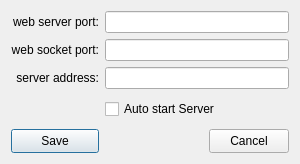
<?xml version="1.0" encoding="UTF-8"?>
<ui version="4.0">
 <class>Dlg_SettingsClass</class>
 <widget class="QDialog" name="Dlg_SettingsClass">
  <property name="geometry">
   <rect>
    <x>0</x>
    <y>0</y>
    <width>300</width>
    <height>164</height>
   </rect>
  </property>
  <property name="minimumSize">
   <size>
    <width>300</width>
    <height>164</height>
   </size>
  </property>
  <property name="maximumSize">
   <size>
    <width>302</width>
    <height>164</height>
   </size>
  </property>
  <property name="windowTitle">
   <string>Server settings</string>
  </property>
  <property name="styleSheet">
   <string notr="true"/>
  </property>
  <layout class="QGridLayout" name="gridLayout">
   <item row="4" column="2" colspan="3">
    <widget class="QCheckBox" name="cbAutostart">
     <property name="text">
      <string>Auto start Server</string>
     </property>
    </widget>
   </item>
   <item row="1" column="2" colspan="3">
    <widget class="QLineEdit" name="portTcp"/>
   </item>
   <item row="2" column="2" colspan="3">
    <widget class="QLineEdit" name="serverAddress">
     <property name="enabled">
      <bool>true</bool>
     </property>
     <property name="styleSheet">
      <string notr="true">color: rgb(0, 0, 0);</string>
     </property>
     <property name="text">
      <string/>
     </property>
     <property name="readOnly">
      <bool>true</bool>
     </property>
    </widget>
   </item>
   <item row="0" column="0">
    <widget class="QLabel" name="label">
     <property name="text">
      <string>web server port:</string>
     </property>
     <property name="textFormat">
      <enum>Qt::PlainText</enum>
     </property>
     <property name="alignment">
      <set>Qt::AlignRight|Qt::AlignTrailing|Qt::AlignVCenter</set>
     </property>
    </widget>
   </item>
   <item row="3" column="0">
    <spacer name="verticalSpacer">
     <property name="orientation">
      <enum>Qt::Vertical</enum>
     </property>
     <property name="sizeHint" stdset="0">
      <size>
       <width>20</width>
       <height>40</height>
      </size>
     </property>
    </spacer>
   </item>
   <item row="2" column="0">
    <widget class="QLabel" name="label_2">
     <property name="text">
      <string>server address:</string>
     </property>
     <property name="alignment">
      <set>Qt::AlignRight|Qt::AlignTrailing|Qt::AlignVCenter</set>
     </property>
    </widget>
   </item>
   <item row="1" column="0">
    <widget class="QLabel" name="label_5">
     <property name="text">
      <string>web socket port:</string>
     </property>
     <property name="textFormat">
      <enum>Qt::PlainText</enum>
     </property>
     <property name="alignment">
      <set>Qt::AlignRight|Qt::AlignTrailing|Qt::AlignVCenter</set>
     </property>
    </widget>
   </item>
   <item row="5" column="0">
    <spacer name="verticalSpacer_2">
     <property name="orientation">
      <enum>Qt::Vertical</enum>
     </property>
     <property name="sizeHint" stdset="0">
      <size>
       <width>20</width>
       <height>40</height>
      </size>
     </property>
    </spacer>
   </item>
   <item row="0" column="2" colspan="3">
    <widget class="QLineEdit" name="portScore"/>
   </item>
   <item row="6" column="0">
    <widget class="QPushButton" name="btnOK">
     <property name="minimumSize">
      <size>
       <width>75</width>
       <height>24</height>
      </size>
     </property>
     <property name="cursor">
      <cursorShape>PointingHandCursor</cursorShape>
     </property>
     <property name="text">
      <string>Save</string>
     </property>
    </widget>
   </item>
   <item row="6" column="4">
    <widget class="QPushButton" name="btnCancel">
     <property name="minimumSize">
      <size>
       <width>75</width>
       <height>24</height>
      </size>
     </property>
     <property name="cursor">
      <cursorShape>PointingHandCursor</cursorShape>
     </property>
     <property name="text">
      <string>Cancel</string>
     </property>
    </widget>
   </item>
  </layout>
 </widget>
 <layoutdefault spacing="6" margin="11"/>
 <tabstops>
  <tabstop>portScore</tabstop>
  <tabstop>portTcp</tabstop>
  <tabstop>serverAddress</tabstop>
 </tabstops>
 <resources>
  <include location="../RC/Versus.qrc"/>
 </resources>
 <connections/>
</ui>
